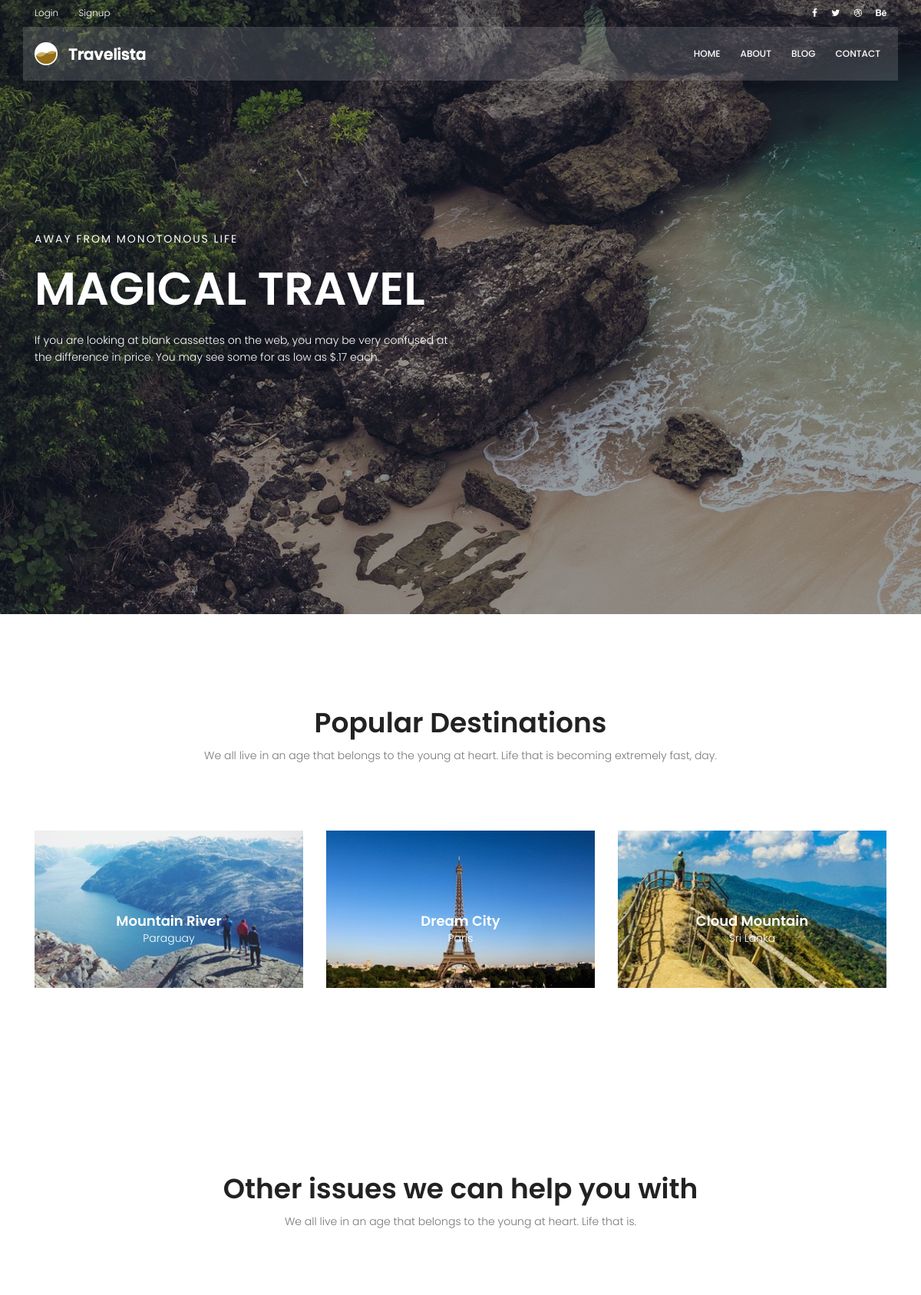
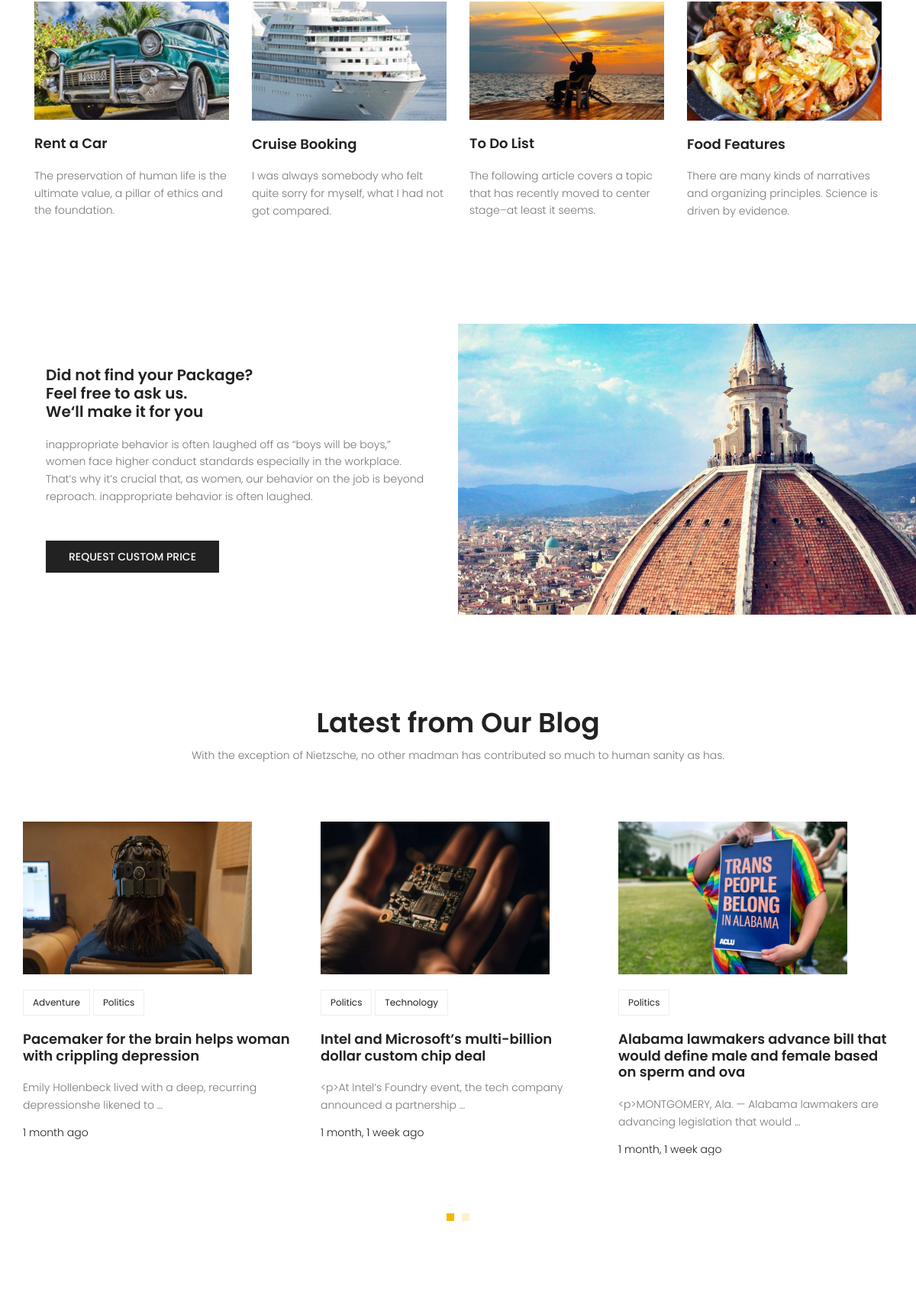
The page / (upper part) on the database its author committed (2 pictures, top to bottom).
### blog/models.py (models this page shows, shortened)
class Post(models.Model):
    author = models.ForeignKey(User, on_delete=models.SET_NULL, null=True)
    avatar = models.ImageField(upload_to='blog/avatar', default='/blog/avatar/default.png')
    title = models.CharField(max_length=200)
    content = models.TextField()
    image = models.ImageField(upload_to='blog/', default='/blog/default.jpg')
    counted_views = models.IntegerField(default=0)
    status = models.BooleanField(default=False)
    login_require = models.BooleanField(default=False)
    created_date = models.DateTimeField(auto_now_add=True)
    updated_date = models.DateTimeField(auto_now=True)
    published_date = models.DateTimeField(null=True)
    category = models.ManyToManyField(Category)
    tags = TaggableManager()
    class Meta:
        ordering = ['-created_date']

### website/views.py (the view)
# urls.py: path('', index_view, name='index'),
def index_view(request):
    return render(request, 'website/index.html')

### website/templatetags/website_tags.py (called while the page is built)
@register.inclusion_tag('website/home-recent-posts.html')
def active_recent_blog_posts(arg=3):
    posts = Post.objects.filter(status=1).order_by('-published_date')[:arg]
    return {'posts': posts}

### templates/website/index.html (shortened to what this page needs)
{% extends "base.html" %}
{% load static %}
{% load website_tags %}
{% block content %}
    <section class="banner-area relative">
        <div class="overlay overlay-bg"></div>
        <div class="container">
            <div class="row fullscreen align-items-center justify-content-between">
                <div class="col-lg-6 col-md-6 banner-left">
                    <h6 class="text-white">Away from monotonous life</h6>
                    <h1 class="text-white">Magical Travel</h1>
                    <p class="text-white">
                        If you are looking at blank cassettes on the web, you may be very confused at the difference in
                        price. You may see some for as low as $.17 each.
                    </p>
                </div>
            </div>
        </div>
    </section>
    <section class="popular-destination-area section-gap">
        <div class="container">
            <div class="row d-flex justify-content-center">
                <div class="menu-content pb-70 col-lg-8">
                    <div class="title text-center">
                        <h1 class="mb-10">Popular Destinations</h1>
                        <p>We all live in an age that belongs to the young at heart. Life that is becoming extremely
                            fast,
                            day.</p>
                    </div>
                </div>
            </div>
            <div class="row">
                <div class="col-lg-4">
                    <div class="single-destination relative">
                        <div class="thumb relative">
                            <img class="img-fluid" src="{% static 'img/d1.jpg' %}" alt="">
                        </div>
                        <div class="desc">
                            <h4>Mountain River</h4>
                            <p>Paraguay</p>
                        </div>
                    </div>
                </div>
                <div class="col-lg-4">
                    <div class="single-destination relative">
                        <div class="thumb relative">
                            <img class="img-fluid" src="{% static 'img/d2.jpg' %}" alt="">
                        </div>
                        <div class="desc">
                            <h4>Dream City</h4>
                            <p>Paris</p>
                        </div>
                    </div>
                </div>
                <div class="col-lg-4">
                    <div class="single-destination relative">
                        <div class="thumb relative">
                            <img class="img-fluid" src="{% static 'img/d3.jpg' %}" alt="">
                        </div>
                        <div class="desc">
                            <h4>Cloud Mountain</h4>
                            <p>Sri Lanka</p>
                        </div>
                    </div>
                </div>
            </div>
        </div>
    </section>
    <section class="other-issue-area section-gap">
        <div class="container">
            <div class="row d-flex justify-content-center">
                <div class="menu-content pb-70 col-lg-9">
                    <div class="title text-center">
                        <h1 class="mb-10">Other issues we can help you with</h1>
                        <p>We all live in an age that belongs to the young at heart. Life that is.</p>
                    </div>
                </div>
            </div>
            <div class="row">
                <div class="col-lg-3 col-md-6">
                    <div class="single-other-issue">
                        <div class="thumb">
                            <img class="img-fluid" src="{% static 'img/o1.jpg' %}" alt="">
                        </div>
                        <a href="#">
                            <h4>Rent a Car</h4>
                        </a>
                        <p>
                            The preservation of human life is the ultimate value, a pillar of ethics and the foundation.
                        </p>
                    </div>
                </div>
                <div class="col-lg-3 col-md-6">
                    <div class="single-other-issue">
                        <div class="thumb">
                            <img class="img-fluid" src="{% static 'img/o2.jpg' %}" alt="">
                        </div>
                        <a href="#">
                            <h4>Cruise Booking</h4>
                        </a>
                        <p>
                            I was always somebody who felt quite sorry for myself, what I had not got compared.
                        </p>
                    </div>
                </div>
                <div class="col-lg-3 col-md-6">
                    <div class="single-other-issue">
                        <div class="thumb">
                            <img class="img-fluid" src="{% static 'img/o3.jpg' %}" alt="">
                        </div>
                        <a href="#">
                            <h4>To Do List</h4>
                        </a>
                        <p>
                            The following article covers a topic that has recently moved to center stage–at least it
                            seems.
                        </p>
                    </div>
                </div>
                <div class="col-lg-3 col-md-6">
                    <div class="single-other-issue">
                        <div class="thumb">
                            <img class="img-fluid" src="{% static 'img/o4.jpg' %}" alt="">
                        </div>
                        <a href="#">
                            <h4>Food Features</h4>
                        </a>
                        <p>
                            There are many kinds of narratives and organizing principles. Science is driven by evidence.
                        </p>
                    </div>
                </div>
            </div>
        </div>
    </section>
    <section class="home-about-area">
        <div class="container-fluid">
            <div class="row align-items-center justify-content-end">
                <div class="col-lg-6 col-md-12 home-about-left">
                    <h1>
                        Did not find your Package? <br>
                        Feel free to ask us. <br>
                        We‘ll make it for you
                    </h1>
                    <p>
                        inappropriate behavior is often laughed off as “boys will be boys,” women face higher conduct
                        standards especially in the workplace. That’s why it’s crucial that, as women, our behavior on
                        the
                        job is beyond reproach. inappropriate behavior is often laughed.
                    </p>
                    <a href="#" class="primary-btn text-uppercase">request custom price</a>
                </div>
                <div class="col-lg-6 col-md-12 home-about-right no-padding">
                    <img class="img-fluid" src="{% static 'img/about-img.jpg' %}" alt="">
                </div>
            </div>
        </div>
    </section>
    <section class="recent-blog-area section-gap">
        <div class="container">
            <div class="row d-flex justify-content-center">
                <div class="menu-content pb-60 col-lg-9">
                    <div class="title text-center">
                        <h1 class="mb-10">Latest from Our Blog</h1>
                        <p>With the exception of Nietzsche, no other madman has contributed so much to human sanity as
                            has.</p>
                    </div>
                </div>
            </div>
            <div class="row">
                {% active_recent_blog_posts 6 %}
            </div>
        </div>
    </section>
{% endblock %}

### templates/website/home-recent-posts.html
{% load static %}
{% load humanize %}
<div class="active-recent-blog-carusel">
    {% for post in posts %}
        <div class="single-recent-blog-post item">
            <div class="thumb">
                <img class="img-fluid" src="{{ post.image.url }}" alt="">
            </div>
            <div class="details">
                <div class="tags">
                    <ul>
                        {% for tag in post.tags.all %}
                            <li><a href="{% url 'blog:tag' tag_name=tag.name %}">{{ tag.name }}</a></li>
                        {% endfor %}
                    </ul>
                </div>
                <a href="{% url 'blog:single' pid=post.id %}"><h4 class="title">{{ post.title }}</h4></a>
                <p>
                    {{ post.content|truncatewords:10 }}
                </p>
                <h6 class="date">{{ post.published_date|naturaltime }}</h6>
            </div>
        </div>
    {% endfor %}
</div>

### rows shown on the page
Post: image (picture), title "Pacemaker for the brain helps woman with crippling depression", content "Emily Hollenbeck lived with a deep, recurring depressionshe likened to …", published_date "1 month ago"
Tag: name "Adventure"
Tag: name "Politics"
Post: image (picture), title "Intel and Microsoft’s multi-billion dollar custom chip deal", content "<p>At Intel’s Foundry event, the tech company announced a partnership …", published_date "1 month, 1 week ago"
Tag: name "Technology"
Post: image (picture), title "Alabama lawmakers advance bill that would define male and female based on sperm and ova", content "<p>MONTGOMERY, Ala. — Alabama lawmakers are advancing legislation that would …", published_date "1 month, 1 week ago"
